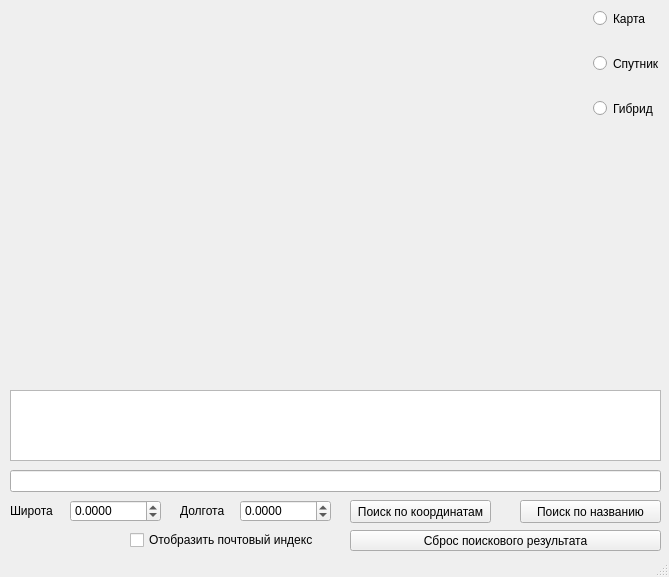
<?xml version="1.0" encoding="UTF-8"?>
<ui version="4.0">
 <class>MainWindow</class>
 <widget class="QMainWindow" name="MainWindow">
  <property name="geometry">
   <rect>
    <x>0</x>
    <y>0</y>
    <width>669</width>
    <height>577</height>
   </rect>
  </property>
  <property name="windowTitle">
   <string>MapApp</string>
  </property>
  <widget class="QWidget" name="centralwidget">
   <widget class="QLabel" name="mapLabel">
    <property name="geometry">
     <rect>
      <x>10</x>
      <y>10</y>
      <width>571</width>
      <height>371</height>
     </rect>
    </property>
    <property name="text">
     <string/>
    </property>
   </widget>
   <widget class="QDoubleSpinBox" name="latitude">
    <property name="geometry">
     <rect>
      <x>70</x>
      <y>500</y>
      <width>91</width>
      <height>22</height>
     </rect>
    </property>
    <property name="decimals">
     <number>4</number>
    </property>
    <property name="minimum">
     <double>-80.000000000000000</double>
    </property>
    <property name="maximum">
     <double>80.000000000000000</double>
    </property>
   </widget>
   <widget class="QDoubleSpinBox" name="longitude">
    <property name="geometry">
     <rect>
      <x>240</x>
      <y>500</y>
      <width>91</width>
      <height>22</height>
     </rect>
    </property>
    <property name="decimals">
     <number>4</number>
    </property>
    <property name="minimum">
     <double>-90.000000000000000</double>
    </property>
    <property name="maximum">
     <double>90.000000000000000</double>
    </property>
   </widget>
   <widget class="QLabel" name="label_1">
    <property name="geometry">
     <rect>
      <x>10</x>
      <y>500</y>
      <width>47</width>
      <height>21</height>
     </rect>
    </property>
    <property name="text">
     <string>Широта</string>
    </property>
   </widget>
   <widget class="QLabel" name="label_2">
    <property name="geometry">
     <rect>
      <x>180</x>
      <y>500</y>
      <width>47</width>
      <height>21</height>
     </rect>
    </property>
    <property name="text">
     <string>Долгота</string>
    </property>
   </widget>
   <widget class="QPushButton" name="coordsSearch">
    <property name="geometry">
     <rect>
      <x>350</x>
      <y>500</y>
      <width>141</width>
      <height>23</height>
     </rect>
    </property>
    <property name="text">
     <string>Поиск по координатам</string>
    </property>
   </widget>
   <widget class="QRadioButton" name="mapButton">
    <property name="geometry">
     <rect>
      <x>593</x>
      <y>10</y>
      <width>82</width>
      <height>17</height>
     </rect>
    </property>
    <property name="text">
     <string>Карта</string>
    </property>
    <attribute name="buttonGroup">
     <string notr="true">buttonGroup</string>
    </attribute>
   </widget>
   <widget class="QRadioButton" name="satButton">
    <property name="geometry">
     <rect>
      <x>593</x>
      <y>55</y>
      <width>82</width>
      <height>17</height>
     </rect>
    </property>
    <property name="text">
     <string>Спутник</string>
    </property>
    <attribute name="buttonGroup">
     <string notr="true">buttonGroup</string>
    </attribute>
   </widget>
   <widget class="QRadioButton" name="hybridButton">
    <property name="geometry">
     <rect>
      <x>593</x>
      <y>100</y>
      <width>82</width>
      <height>17</height>
     </rect>
    </property>
    <property name="text">
     <string>Гибрид</string>
    </property>
    <attribute name="buttonGroup">
     <string notr="true">buttonGroup</string>
    </attribute>
   </widget>
   <widget class="QPushButton" name="nameSearch">
    <property name="geometry">
     <rect>
      <x>520</x>
      <y>500</y>
      <width>141</width>
      <height>23</height>
     </rect>
    </property>
    <property name="text">
     <string>Поиск по названию</string>
    </property>
   </widget>
   <widget class="QPushButton" name="clearResult">
    <property name="geometry">
     <rect>
      <x>350</x>
      <y>530</y>
      <width>311</width>
      <height>21</height>
     </rect>
    </property>
    <property name="text">
     <string>Сброс поискового результата</string>
    </property>
   </widget>
   <widget class="QLabel" name="addressField">
    <property name="geometry">
     <rect>
      <x>10</x>
      <y>460</y>
      <width>651</width>
      <height>16</height>
     </rect>
    </property>
    <property name="text">
     <string/>
    </property>
   </widget>
   <widget class="QListWidget" name="addressList">
    <property name="geometry">
     <rect>
      <x>10</x>
      <y>390</y>
      <width>651</width>
      <height>71</height>
     </rect>
    </property>
   </widget>
   <widget class="QCheckBox" name="showIndex">
    <property name="geometry">
     <rect>
      <x>130</x>
      <y>530</y>
      <width>201</width>
      <height>20</height>
     </rect>
    </property>
    <property name="text">
     <string>Отобразить почтовый индекс</string>
    </property>
   </widget>
   <widget class="QLineEdit" name="placeName">
    <property name="geometry">
     <rect>
      <x>10</x>
      <y>470</y>
      <width>651</width>
      <height>22</height>
     </rect>
    </property>
   </widget>
  </widget>
  <widget class="QStatusBar" name="statusBar"/>
 </widget>
 <resources/>
 <connections/>
 <buttongroups>
  <buttongroup name="buttonGroup"/>
 </buttongroups>
</ui>
